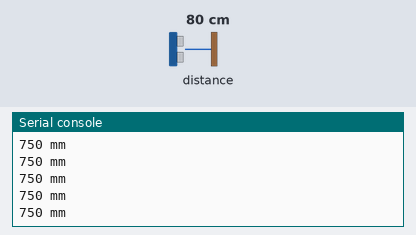
A program run on a simulated Raspberry Pi Pico running MicroPython. Parts: the last lines printed to the serial console. The inputs (shaded band) are chosen by the test bench; at power-on: distance to the obstacle 80 cm. Library files of the repository ran but are not shown: vl53l0x.py.

Above: at 1.3 s.
1.4 s: distance to the obstacle set to 2 cm
At 2.1 s:
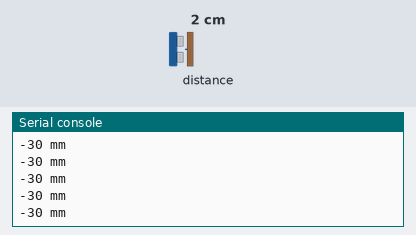
2.9 s: distance to the obstacle set to 4 cm
At 3.9 s:
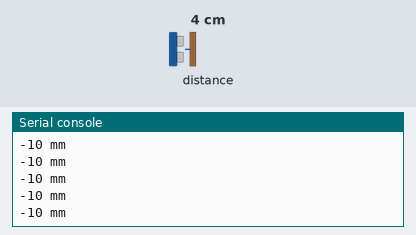
Timing chart, 0 to 5.9 s (numbered marks = the images above; inputs shaded):
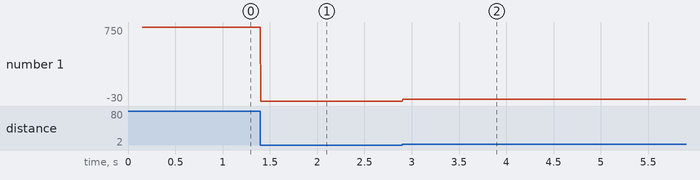

Measured:
- after the input at 1.4 s, the serial console: prints a new line at once (image 1)
- after the input at 2.9 s, the serial console: prints a new line at once (image 2)
- plotted number 1: 750 → -30 after the input at 1.4 s, -30 → -10 after the input at 2.9 s

The program:

tof_test.py
```python
import time
from machine import Pin, I2C
from vl53l0x import VL53L0X

print("setting up i2c")
sda = Pin(0)
scl = Pin(1)
id = 0

i2c = I2C(id=id, sda=sda, scl=scl)

print(i2c.scan())

print("creating vl53lox object")
# Create a VL53L0X object
tof = VL53L0X(i2c)

# Pre: 12 to 18 (initialized to 14 by default)
# Final: 8 to 14 (initialized to 10 by default)

# the measuting_timing_budget is a value in ms, the longer the budget, the more accurate the reading.
budget = tof.measurement_timing_budget_us
print("Budget was:", budget)
tof.set_measurement_timing_budget(40000)

# Sets the VCSEL (vertical cavity surface emitting laser) pulse period for the
# given period type (VL53L0X::VcselPeriodPreRange or VL53L0X::VcselPeriodFinalRange)
# to the given value (in PCLKs). Longer periods increase the potential range of the sensor.
# Valid values are (even numbers only):

# tof.set_Vcsel_pulse_period(tof.vcsel_period_type[0], 18)
tof.set_Vcsel_pulse_period(tof.vcsel_period_type[0], 12)

# tof.set_Vcsel_pulse_period(tof.vcsel_period_type[1], 14)
tof.set_Vcsel_pulse_period(tof.vcsel_period_type[1], 8)

while True:
# Start ranging
    print(tof.ping()-50, "mm")
```
